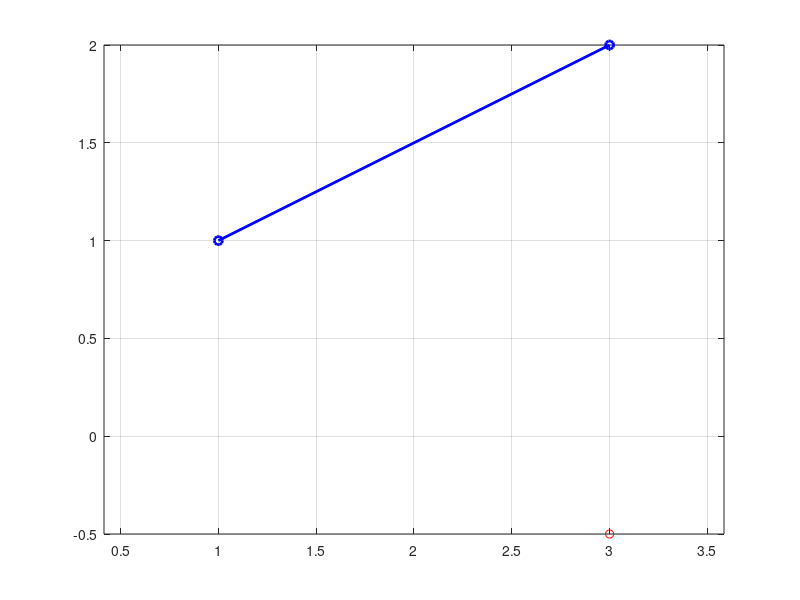

Recreate this plot in MATLAB.
% Тестування траекторного керування методом фукнції
clear all
% Координати початку ЛЗШ
x_start = 1
y_start = 1

% Координати закінчення ЛЗШ
x_target = 3
y_target = 2

% Розрахунок функції лінії заданного шляху
% f(x,y)= a_line*x + b_line*y + c_line
a_line = y_target - y_start
b_line = -(x_target - x_start)
% Нормалізація рівняння лінії
n_line = norm([a_line, b_line])
a_line = a_line/n_line
b_line = b_line/n_line
% Обчислення коефіціенту зміщення
c_line = -(a_line*x_target+b_line*y_target)

% Розрахунок функції фінішної лінії (нормальної)
% f(x,y)= a_finish*x + b_finish*y + c_finish
a_finish = b_line
b_finish = -a_line
c_finish = -(a_finish*x_target+b_finish*y_target)

% Тестова точка
x_point = 3
y_point = -0.5

% Бокове зміщення - відстань до ЛЗШ
z_point = a_line*x_point + b_line*y_point + c_line
% Відстань до фінішної лінії
l_point = a_finish*x_point + b_finish*y_point + c_finish

figure(1)
plot([x_start,x_target],[y_start,y_target],'bo-','linewidth',2,...
     [x_point],[y_point],'ro');
grid on
axis equal

